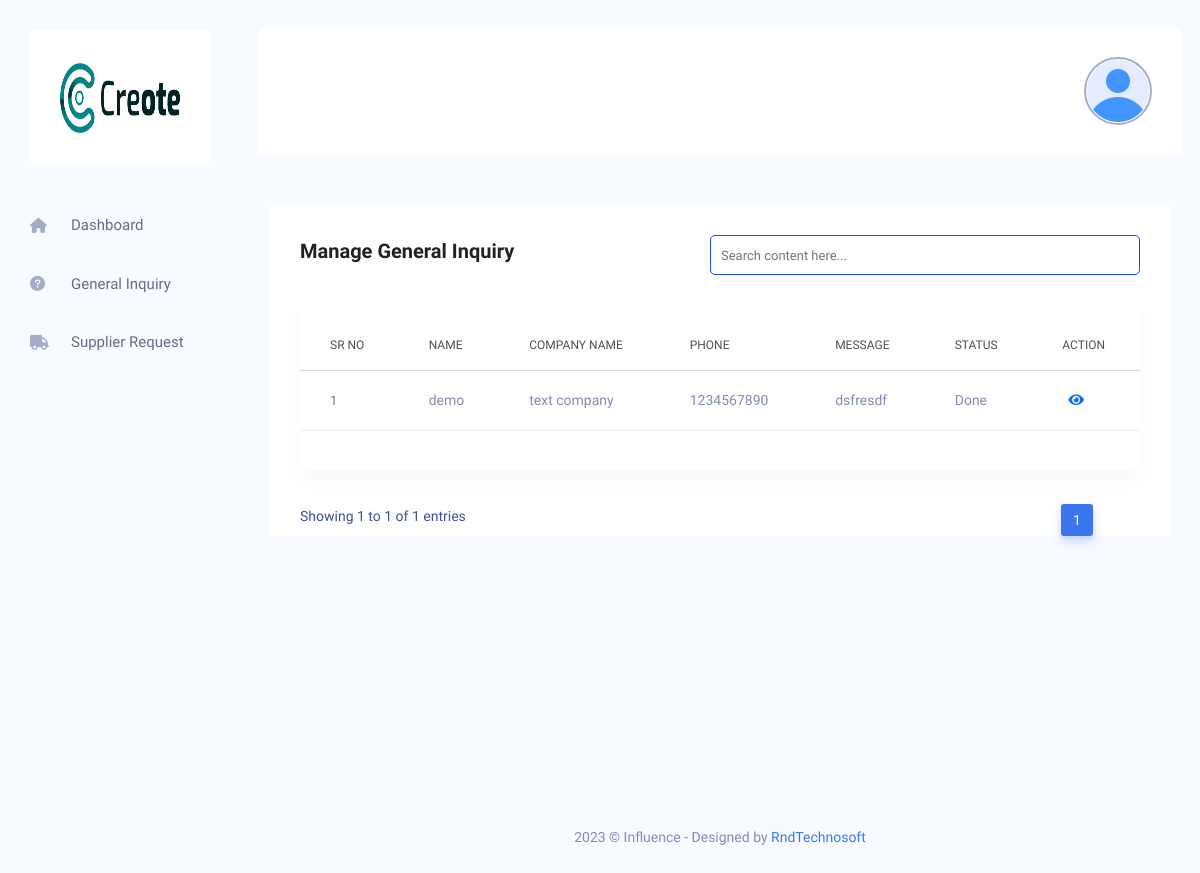
Screenshot of /admin/manage-general-inquiry.php (signed in) with the database file from the repository.
### tables this page shows
CREATE TABLE `tbl_footer_setting` (
  `id` int(11) UNSIGNED NOT NULL,
  `name` varchar(190) NOT NULL,
  `logo` varchar(190) NOT NULL,
  `alt_tag` varchar(191) NOT NULL,
  `background_image` text NOT NULL,
  `alt_tag1` varchar(191) NOT NULL,
  `about_us_des` varchar(250) NOT NULL,
  `facebook_link` varchar(191) NOT NULL,
  `twitter_link` varchar(191) NOT NULL,
  `instagram_link` varchar(191) NOT NULL,
  `youtube_link` varchar(191) NOT NULL,
  `create_at` timestamp NOT NULL DEFAULT current_timestamp(),
  `update_at` timestamp NULL DEFAULT NULL ON UPDATE current_timestamp()
);

CREATE TABLE `tbl_general_inquiry` (
  `id` int(11) NOT NULL,
  `name` varchar(191) NOT NULL,
  `company_name` text NOT NULL,
  `email` varchar(200) NOT NULL,
  `phone_no` int(11) NOT NULL DEFAULT 0,
  `message` text NOT NULL,
  `note` text NOT NULL,
  `status_id` int(11) NOT NULL DEFAULT 1,
  `create_at` timestamp NOT NULL DEFAULT current_timestamp(),
  `update_at` datetime DEFAULT NULL ON UPDATE current_timestamp()
);

CREATE TABLE `tbl_general_inquiry_status` (
  `id` int(11) NOT NULL,
  `status` varchar(191) NOT NULL
);

### admin/manage-general-inquiry.php (the view, shortened to what this page needs)
<?php
include 'includes/header.php';
?>
<?php
include 'includes/side-bar.php';
?>
<?php include 'includes/top-bar.php';
?>
<div class="main_content_iner ">
    <div class="container-fluid plr_30 body_white_bg pt_30">
        <div class="row justify-content-center">
            <div class="col-12">
                <div class="QA_section">
                    <div class="white_box_tittle list_header">
                        <h4>Manage General Inquiry</h4>
                        <div class="box_right d-flex lms_block">
                            <div class="serach_field_2">
                                <div class="search_inner">
                                    <div class="search_field">
                                        <input type="text" placeholder="Search content here..."
                                            class="search-table-data">
                                    </div>
                                </div>
                            </div>
                        </div>
                    </div>
                    <div class="QA_table ">
                        <table class="table lms_table_active">
                            <thead>
                                <tr>
                                    <th scope="col">Sr No</th>
                                    <th scope="col">Name</th>
                                    <th scope="col">Company Name</th>
                                     <th scope="col">Phone</th>
                                    <th scope="col">Message</th>
                                    <th scope="col">Status</th>
                                    <th scope="col">Action</th>
                                </tr>
                            </thead>
                            <tbody>
                                <?php
                                $sql = 'SELECT tbl_general_inquiry.* ,tbl_general_inquiry.id  AS req_id ,
                                tbl_general_inquiry_status.status AS status_name
                                from tbl_general_inquiry JOIN tbl_general_inquiry_status ON tbl_general_inquiry.status_id = tbl_general_inquiry_status.id ';
                                $result = mysqli_query($conn, $sql);
                                if (mysqli_num_rows($result) > 0) {
                                    $cno = 1;
                                    while ($row = mysqli_fetch_assoc($result)) {
                                ?>
                                <tr>
                                    <th scope="row"> <a href="#" class="question_content"><?php echo $cno ?></a></th>
                                    <td><?php echo $row['name']; ?></td>
                                    <td><?php echo $row['company_name']; ?></td>
                                    <td><?php echo  $row['phone_no']; ?></td>
                                    <td><?php echo $row['message'];?></td>
                                    <td><?php echo $row['status_name'] ?></td>
                                    <td>
                                        <?php
                                         if($row['status_id'] !=2 ){
                                        ?>
                                        <form class="d-inline" action="update-general-inquiry.php">
                                            <input type="hidden" value="<?php echo $row['req_id'] ?>" name="req_id" />
                                            <button type="submit" name="" id="" class="fas fa-edit  border border-0 bg-white">
                                        </form>
                                      &nbsp&nbsp
                                          <form class="d-inline" method="post">
                                            <input type="hidden" value="<?php echo $row['req_id'] ?>" name="req_id" />
                                            <button type="submit" name="delinq" id=""  class="fas fa-trash-alt text-danger border border-0 bg-white"
                                                onclick=" return confirm('Are you sure you want to delete this data?')">
                                          </form>
                                     <?php }else{ ?>
                                           <button type="button" name="view-supplier" class="fa fa-eye text-primary border border-0 bg-white"
                                                            data-bs-toggle="modal" data-bs-target="#detailModal"
                                                            onclick="ChangeStarus('<?php echo $row['name']; ?>',
                                                                                  '<?php echo $row['company_name']; ?>',
                                                                                  '<?php echo $row['email']; ?>',
                                                                                  '<?php echo $row['phone_no']; ?>',
                                                                                  '<?php echo $row['message']; ?>',
                                                                                  '<?php echo $row['create_at']; ?>',
                                                                                  '<?php echo $row['update_at']; ?>',
                                                                                  '<?php echo $row['status_name']; ?>',
                                                                                  '<?php echo $row['note']; ?>',
                                                                                  );">
                                                    </button>
                                    <?php } ?>
                                    </td>
                                </tr>
                                <?php
                                        $cno++;
                                    }
                                } ?>
                            </tbody>
                        </table>
                    </div>
                </div>
            </div>
        </div>
    </div>
</div>
<?php
include 'includes/footer.php';
?>

### admin/includes/side-bar.php (shortened to what this page needs)
<?php
$select = "SELECT * FROM tbl_footer_setting WHERE id = 1";
$footerl = mysqli_query($conn, $select);
$sidebarlogo = mysqli_fetch_assoc($footerl);
?>
<nav class="sidebar">
    <div class="logo d-flex justify-content-between">
        <a href="home.php"><img src="./images/footer/<?php echo $sidebarlogo['logo']; ?>" height="70" width="70" alt="<?php echo $sidebarlogo['alt_tag']; ?>"></a>
    </div>
    <ul id="sidebar_menu">
        <li class="">
            <a class="" href="home.php" aria-expanded="false">
               <i class="fa-solid fa-house"></i>
                <span>Dashboard</span>
            </a>
        </li>
         <li class="">
            <a class="" href="manage-general-inquiry.php" aria-expanded="false">
                <i class="fa-solid fa-circle-question"></i>
                <span>General Inquiry</span>
            </a>
        </li>
         <li class="">
            <a class="" href="manage-supplier-request.php" aria-expanded="false">
                <i class="fas fa-truck"></i>
                <span>Supplier Request</span>
            </a>
        </li>
    </ul>
</nav>

### admin/assets/css/custome.css (style rules this page uses)
.serach_field_2 .search_inner input { color: #000; font-size: 13px; height: 40px; width: 100%; border-radius: 5px; padding-left: 10px !important; border: 1px solid #144bf6; padding-right: 15px; }

### rows the page displays
tbl_footer_setting: logo (placeholder picture)
tbl_general_inquiry: name "demo", company_name "text company", phone_no "1234567890", message "dsfresdf", tbl_general_inquiry_status.status "Done"
